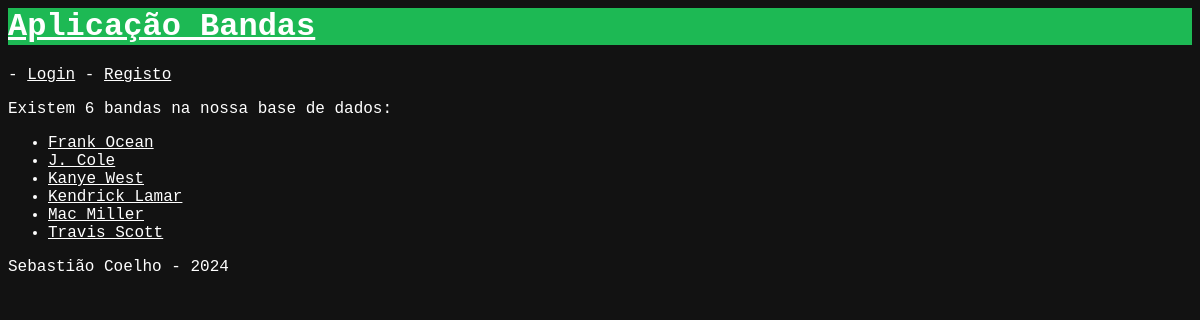
The app's page /bandas/, older data.
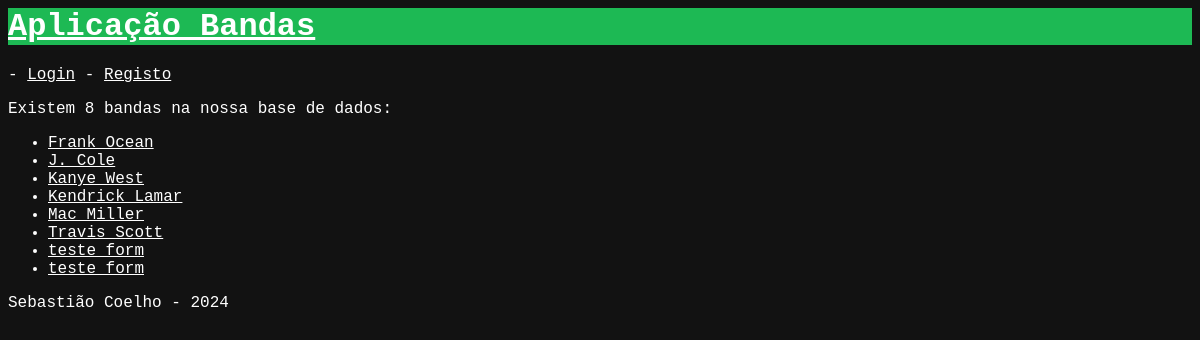
The same page, newer data.
### bandas/models.py (models this page shows)
class Banda(models.Model):
    nome = models.CharField(max_length=100)
    foto = models.ImageField(upload_to='bandas', null=True, blank=True)
    descricao = models.CharField(max_length=500)
    lancamento_primeiro_album = models.IntegerField()
    banda_ativa = models.BooleanField(default=False)
    def __str__(self):
        return self.nome

### bandas/views.py (the view)
# urls.py: path('', views.index_view, name='index'),
def index_view(request):
    context = {
        'bandas': Banda.objects.all().order_by('nome'),
    }
    return render(request, "bandas/index.html", context)

### bandas/templates/bandas/index.html
{% extends 'bandas/layout.html' %}
{% block content %}
    <p>Existem {{ bandas|length }} bandas na nossa base de dados:</p>
    <ul>
        {% for banda in bandas %}
            <li>
                <a href="{% url 'bandas:banda' banda.id %}">
                    {{ banda }}</a>
            </li>
        {% endfor %}
    </ul>
{% endblock %}

Row changes from the older to the newer data that the page shows:
added Banda: nome "teste form"
added Banda: nome "teste form"
Text that changed along with them:
{{ bandas|length }}: "6" → "8"
